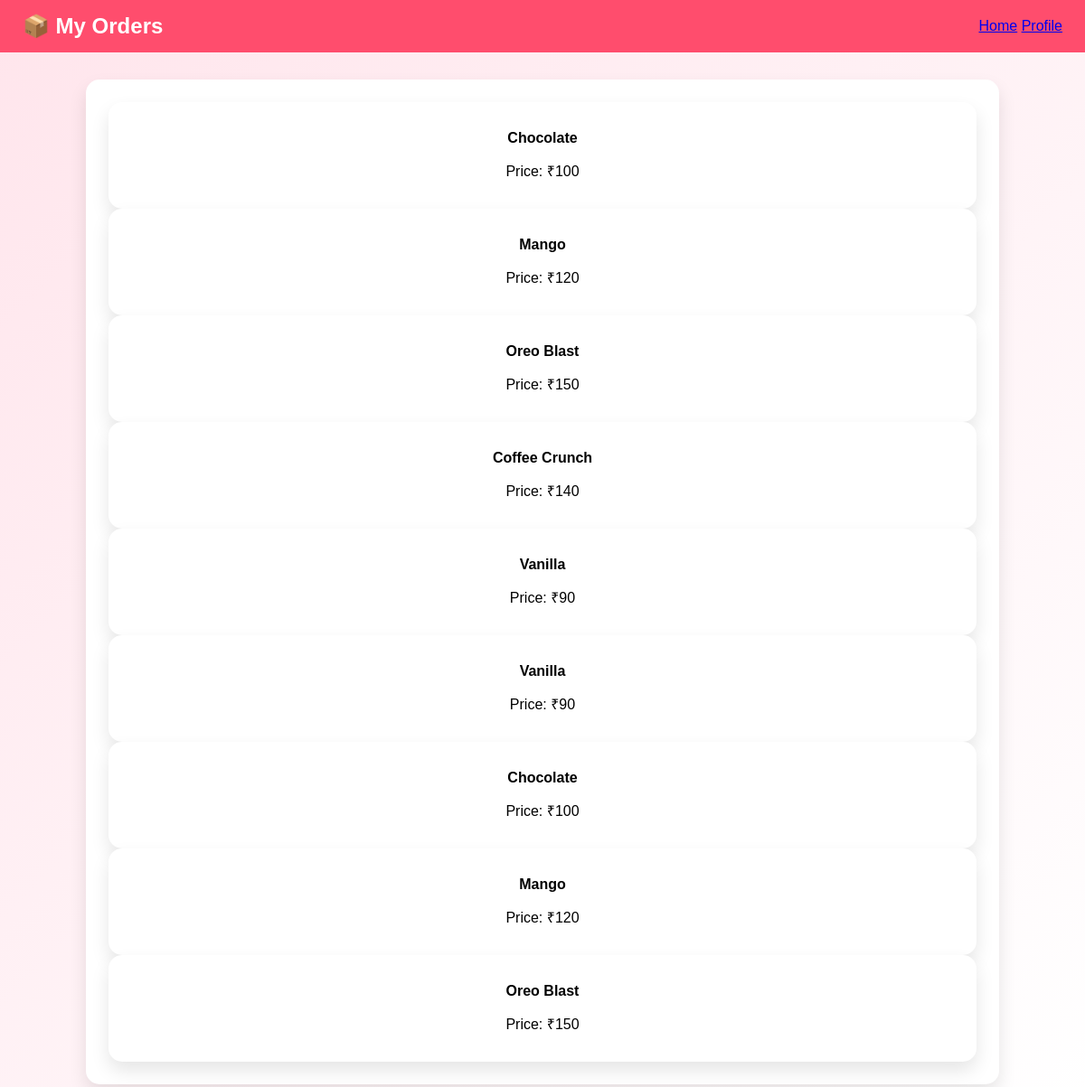
/orders (signed in), run on the app's committed database.
### tables this page shows
CREATE TABLE orders(
        id INTEGER PRIMARY KEY AUTOINCREMENT,
        username TEXT,
        product TEXT,
        price INTEGER
    );

### app.py (the view)
@app.route("/orders")
def orders():
    if "user" not in session:
        return redirect("/login")
    conn = sqlite3.connect("database.db")
    c = conn.cursor()
    c.execute("SELECT product, price FROM orders WHERE username=?",
              (session["user"],))
    data = c.fetchall()
    conn.close()
    return render_template("orders.html", orders=data)

### templates/orders.html (shortened to what this page needs)
<!DOCTYPE html>
<html>
<head>
  <link rel="stylesheet" href="/static/style.css">
</head>
<body>
<header>
  <h2>📦 My Orders</h2>
  <div>
    <a href="/">Home</a>
    <a href="/profile">Profile</a>
  </div>
</header>
<div class="cart-container">
  {% if orders|length == 0 %}
    <h3 style="text-align:center;">No orders yet 😔</h3>
  {% else %}
    {% for o in orders %}
      <div class="card">
        <p><b>{{ o[0] }}</b></p>
        <p>Price: ₹{{ o[1] }}</p>
      </div>
    {% endfor %}
  {% endif %}
</div>
</body>
</html>

### static/style.css (style rules this page uses)
body { margin: 0; font-family: Arial, sans-serif; background: linear-gradient(135deg, #ffe5ec, #fff); }
header { background: #ff4d6d; padding: 15px 25px; display: flex; justify-content: space-between; align-items: center; color: white; }
header h2 { margin: 0; }
.card { background: white; padding: 15px; border-radius: 15px; text-align: center; box-shadow: 0 10px 20px rgba(0,0,0,0.1); transition: 0.3s; }
.cart-container { width: 80%; margin: 30px auto; background: white; padding: 25px; border-radius: 15px; box-shadow: 0 10px 20px rgba(0,0,0,0.1); }
body { animation: fadeIn 1s ease-in; }
.card { animation: zoomIn 0.6s ease; }
.cart-container { animation: fadeIn 0.8s ease; }

### data on the page
orders: product "Chocolate", price "100"
orders: product "Mango", price "120"
orders: product "Oreo Blast", price "150"
orders: product "Coffee Crunch", price "140"
orders: product "Vanilla", price "90"
orders: product "Vanilla", price "90"
orders: product "Chocolate", price "100"
orders: product "Mango", price "120"
orders: product "Oreo Blast", price "150"
